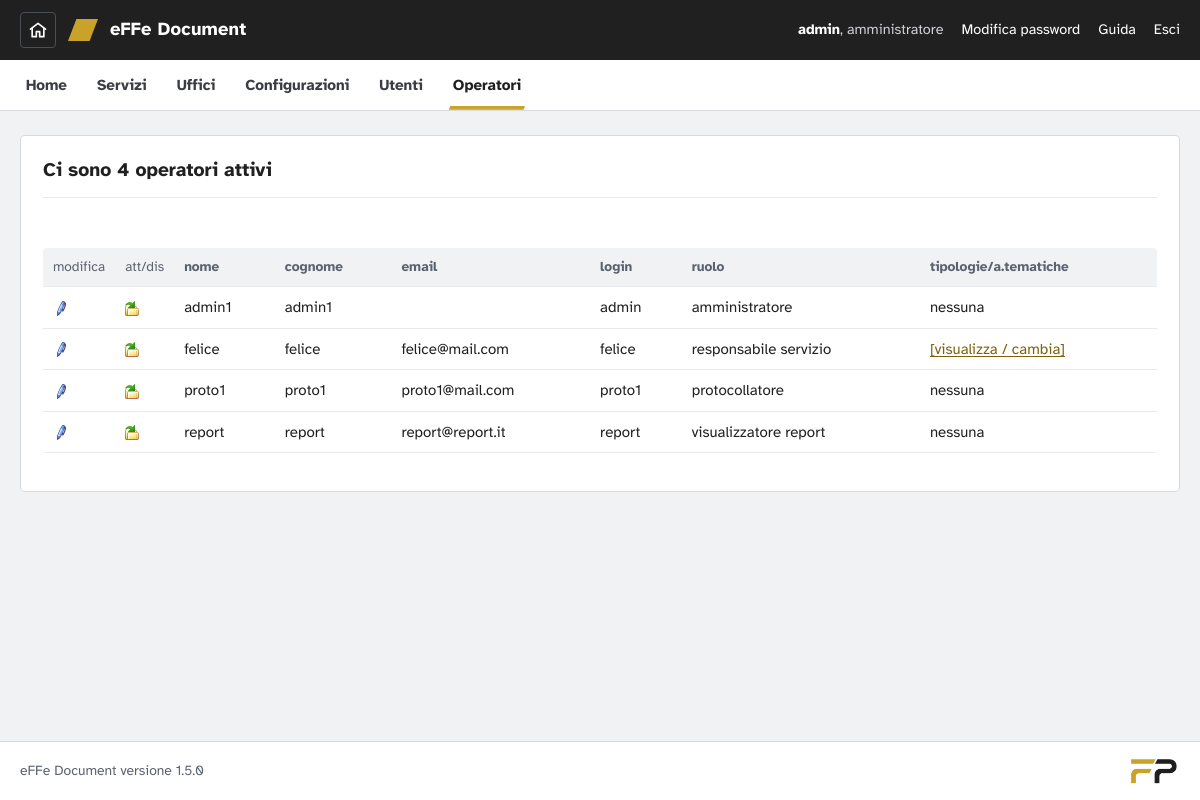
Screenshot of /effedocument/backoffice/service/service_operatori.php (signed in) with the database file from the repository.
### tables this page shows
CREATE TABLE IF NOT EXISTS `configurazioni` (
  `id` int(11) NOT NULL AUTO_INCREMENT,
  `ldap` tinyint(1) NOT NULL,
  `ente` varchar(80) NOT NULL,
  `ente_sigla` varchar(2) NOT NULL,
  PRIMARY KEY (`id`)
);

CREATE TABLE IF NOT EXISTS `operatori` (
  `id` int(11) NOT NULL AUTO_INCREMENT,
  `id_ruolo` int(11) NOT NULL,
  `abilitato` tinyint(1) NOT NULL DEFAULT '0',
  `nome` varchar(60) NOT NULL DEFAULT '',
  `cognome` varchar(60) NOT NULL DEFAULT '',
  `email` varchar(100) NOT NULL DEFAULT '',
  `login` varchar(20) NOT NULL,
  `password` varchar(255) NOT NULL DEFAULT '',
  `data` varchar(30) NOT NULL DEFAULT '',
  PRIMARY KEY (`id`)
);

### effedocument/common/core/core.php (called while the page is built, shortened)
<?php
class sast1com
{
	var $loggedOperatore="";
	var $loggedOperatoreRole="";
		function connessione()
		 {
		   $conf_array=mysql_fetch_array(mysql_query("select * from configurazioni order by id desc"));
 	}
	function getLoggedOperatore()
	{
		return $this->loggedOperatore;
	}
	function getLoggedOperatoreRole()
	{
		return $this->loggedOperatoreRole;
	}
	function getRuoloNome($id_ruolo)
 	{
		if ($id_ruolo < count($_SESSION['ruoli']) && $id_ruolo>=0)
			return $_SESSION['ruoli'][$id_ruolo];
		return "[ruolo non disponibile]";
	}
	function getRuoloAmministratoreId()
 	{
		return 0;
	}
	function getRuoloProtocollatoreId()
 	{
		return 3;
	}
	function getRuoloVisualizzatoreReportId()
 	{
		return 4;
	}
	function getRuoloSupervisoreId()
 	{
		return 5;
	}
	function getOperatoriAttivi(){
		return mysql_query("select * from operatori where abilitato=1 order by login");
	}
}
$objCore = &$_SESSION['connessione'];
$objCore->connessione();
?>

### effedocument/backoffice/service/service_operatori.php (the view, shortened to what this page needs)
<?php ob_start();  ?><!DOCTYPE HTML PUBLIC "-//W3C//DTD HTML 4.01 Transitional//EN" "http://www.w3.org/TR/html4/loose.dtd">
<?php
include("../../common/core/core.php");
include("../_include/adminconfig.php");
if (isset($_GET['attivi'])) $attivi=$_GET['attivi'];
else $attivi=1;
?>
<html>
<head>
<link href="../../common/css/effecss.css?v=1.5.0-5759dd" rel="stylesheet">
</head>
 <body>
<div id="page">
<?php $menuSelezionato=6; include("../_include/bonav.php"); ?>
 <div align="center">
  <div class="row"><fieldset><legend>
  <img src="../../common/images/layout/operatori.png" width="60" height="60">Ci sono
<?php
	if ($attivi==1) $result = $objCore->getOperatoriAttivi();
	else $result = $objCore->getOperatoriNonAttivi();
	echo "<b>".mysql_num_rows($result);
	if ($attivi==1)	echo "</b> operatori attivi";
	else echo "</b> operatori non attivi";
?></legend>
      <br>
 <div class="table">
<table width="100%">
<?php
	echo "<tr style=\"background-image:url(../../common/images/icon/bgfooter.gif);\">";
    echo "<td width=\"6\">modifica</td>";
    echo "<td width=\"6\">att/dis</td>";
	echo "<td><b>nome</b></td>";
	echo "<td><b>cognome</b></td>";
	echo "<td><b>email</b></td>";
	echo "<td><b>login</b></td>";
	echo "<td><b>ruolo</b></td>";
	echo "<td><b>tipologie/a.tematiche</b></td>";
	echo "</tr>";
	while($array=mysql_fetch_array($result)){
		echo "<tr>";
		echo "<td> <a href=\"../modifica/modifica_operatori.php?id=".$array['id']."\"><img src=\"../../common/images/icon/pen16.gif\" border=0></a></td>";
		echo "<td> <a href=\"..\service\service_operatori.php?id=".$array['id']."&op=modstat\" onclick=\"return(confirm('Sei sicuro di voler disabilitare/abilitare questo operatore ??'))\"><img src=\"../../common/images/icon/move16.gif\" border=0></a></td>";
		echo "<td>".$array['nome']."</td>";
		echo "<td>".$array['cognome']."</td>";
		echo "<td>".$array['email']."</td>";
		echo "<td>".$array['login']."</td>";
		echo "<td>".$objCore->getRuoloNome($array['id_ruolo']);
		if (($array['id_ruolo'] != $objCore->getRuoloAmministratoreId()) && ($array['id_ruolo'] != $objCore->getRuoloVisualizzatoreReportId()) && ($array['id_ruolo'] != $objCore->getRuoloProtocollatoreId()) && ($array['id_ruolo'] != $objCore->getRuoloSupervisoreId())){
			echo "<td>";
			echo " <a href=\"../modifica/modifica_servizio_operatori.php?id=".$array['id']."\">[visualizza / cambia]</a></td>";
		}
		else echo "<td>nessuna";
		echo "</tr>";
	}
?>
</table>
</div>
  </fieldset>
</div>
    <div class="row">&nbsp;</div>
     </div>
<?php include("../_include/bofooter.php"); ?>
</div>
</body>
</html>

### effedocument/backoffice/_include/bonav.php (shortened to what this page needs)
<?php
$ruoloCorrente = $objCore->getLoggedOperatoreRole();
?>
<header class="appbar">
  <a class="home-sito" href="../../index.php" title="Home page del sito" aria-label="Home page del sito"><svg width="20" height="20" viewBox="0 0 24 24" fill="none" stroke="currentColor" stroke-width="2" stroke-linecap="round" stroke-linejoin="round" aria-hidden="true"><path d="M3 11 12 4l9 7"/><path d="M5 10v10h5v-6h4v6h5V10"/></svg></a>
  <a class="brand" href="<?php echo paginaIniziale($objCore, $ruoloCorrente); ?>"><span class="brand-mark" aria-hidden="true"></span>eFFe Document</a>
  <div class="utente">
    <span><strong><?php echo htmlspecialchars($objCore->getLoggedOperatore(), ENT_QUOTES, 'ISO-8859-1'); ?></strong>, <?php echo htmlspecialchars($objCore->getRuoloNome($ruoloCorrente), ENT_QUOTES, 'ISO-8859-1'); ?></span>
    <?php if (empty($_SESSION['LDAP'])) { ?><a href="../modifica/modifica_password.php">Modifica password</a><?php } ?>
    <a href="javascript:apri('Help','../_help/effedoc.php',500,600);">Guida</a>
    <a href="../_security/logout.php?private=true">Esci</a>
  </div>
</header>

### effedocument/common/css/effecss.css (style rules this page uses)
:root { --ink: #202020; --ink-2: #3a3d42; --paper: #ffffff; --canvas: #f1f2f4; --line: #d6dadf; --line-soft: #e7e9ec; --muted: #5b6371; --gold: #c9a22a; --gold-ink: #7d610e; --gold-tint: #faf4e1; --crit: #b3261e; --crit-tint: #fcebea; --high: #9a5507; --high-tint: #fdf1e2; --low: #1f7a4d; --low-tint: #e7f4ec; --closed: #6b7280; --closed-tint: #eceef1; --radius: 4px; --font: "Atkinson Hyperlegible", "Segoe UI", Roboto, "Helvetica Neue", Arial, sans-serif; --slant: polygon(28% 0, 100% 0, 72% 100%, 0 100%); }
*, *::before, *::after { box-sizing: border-box; }
html { -webkit-text-size-adjust: 100%; }
body { margin: 0; background: var(--canvas); color: var(--ink); font-family: var(--font); font-size: 15px; line-height: 1.5; text-align: left; }
img { max-width: 100%; height: auto; }
a, a:visited { color: var(--gold-ink); text-decoration: underline; text-decoration-thickness: 1px; text-underline-offset: 2px; font-size: inherit; }
a img { border: 0; }
b, strong { font-weight: 700; }
#page, #wrapper, #secWrapper, #container { width: auto; background: none; padding: 0; margin: 0; }
#page { min-height: 100vh; display: flex; flex-direction: column; }
.row { margin: 0; width: auto; position: static; background: none; font-size: inherit; line-height: inherit; }
#page > div[align="center"], .contenuto { width: 100%; max-width: 1240px; margin: 0 auto; padding: 24px 20px 40px; text-align: left; flex: 1; }
div[align="center"] { text-align: inherit; }
.appbar { background: var(--ink); color: #fff; display: flex; align-items: center; gap: 16px; flex-wrap: wrap; padding: 0 20px; min-height: 60px; }
.brand { display: inline-flex; align-items: center; gap: 12px; color: #fff !important; text-decoration: none !important; font-weight: 700; font-size: 1.15rem; letter-spacing: .01em; }
.brand-mark { width: 30px; height: 22px; background: var(--gold); clip-path: var(--slant); flex: none; }
.appbar .utente { margin-left: auto; display: flex; align-items: center; gap: 18px; flex-wrap: wrap; font-size: .9rem; color: #cfd2d7; }
.appbar .utente strong { color: #fff; }
.appbar .utente a { color: #fff; text-decoration: none; }
fieldset { background: var(--paper); border: 1px solid var(--line); border-radius: var(--radius); padding: 20px 22px 22px; margin: 0 0 24px; min-width: 0; }
legend { float: left; width: 100%; padding: 0 0 12px; margin: 0 0 16px; border-bottom: 1px solid var(--line-soft); font-size: 1.2rem; font-weight: 700; color: var(--ink); }
table { border-collapse: collapse; max-width: 100%; }
td, th { padding: 6px 8px; vertical-align: top; text-align: left; }
.scroll-tabella > table { margin: 0; }
body { display: flex; flex-direction: column; min-height: 100vh; }
tr[style*="bgfooter"] { background: none !important; }
tr[style*="bgfooter"] td { background: var(--canvas); color: var(--muted); font-size: .85rem; border-bottom: 1px solid var(--line); }
table:has(tr[style*="bgfooter"]) { width: 100%; background: var(--paper); }
table:has(tr[style*="bgfooter"]) td { border-bottom: 1px solid var(--line-soft); vertical-align: middle; padding: 9px 10px; }
.home-sito { display: inline-flex; align-items: center; justify-content: center; flex: none; width: 36px; height: 36px; border-radius: var(--radius); text-decoration: none !important; }
.appbar .home-sito, .accesso-testa .home-sito { color: #fff !important; border: 1px solid #4a4e55; }
.appbar .home-sito + .brand, .sitebar .home-sito + .brand { margin-left: -4px; }

### rows the page displays
configurazioni: ldap "amministratore"
operatori: nome "admin1", cognome "admin1", login "admin", id_ruolo "amministratore", shows "nessuna"
operatori: nome "felice", cognome "felice", email "felice@mail.com", login "felice", id_ruolo "responsabile servizio"
operatori: nome "proto1", cognome "proto1", email "proto1@mail.com", login "proto1", id_ruolo "protocollatore", shows "nessuna"
operatori: nome "report", cognome "report", email "report@report.it", login "report", id_ruolo "visualizzatore report", shows "nessuna"

### other values shown
$objCore->getLoggedOperatore() "admin"
$v[2] "Home"
$v[2] "Servizi"
$v[2] "Uffici"
$v[2] "Configurazioni"
$v[2] "Utenti"
$v[2] "Operatori"
mysql_num_rows($result) "4"
